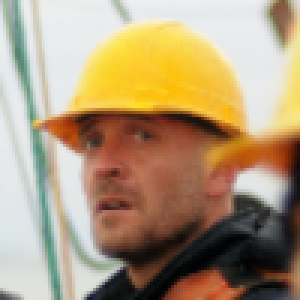
#> input picture HelmetDetection2/Datasets/original_helmet/10.png, 100 x 100 px, found by its file name (shown 3 times larger); its folder holds only this picture in this run
$ jupyter execute --allow-errors 3.ImageAugmentation.ipynb
#> lines starting #> are read from the running program, lines starting #| are printed output that depends on the picture
데이터 뻥튀기
이미지를 조금씩 꺾고 머 그러는 것임

[cell 1]
import cv2 as cv
import copy
import numpy as np
import os
import matplotlib.pyplot as plt

[cell 2]
def Rotate(ResultImage, angle):
	ResultImage = copy.deepcopy(ResultImage)
	image_center = tuple(np.array(ResultImage.shape[1::-1]) / 2)
	rot_mat = cv.getRotationMatrix2D(image_center, angle, 1.0)
	ResultImage = cv.warpAffine(ResultImage, rot_mat, ResultImage.shape[1::-1], flags=cv.INTER_LINEAR)
	return ResultImage

[cell 3]
TargetPos = r'E:\GithubProjects\KagglePractice\HelmetDetection2\Datasets\original_helmet'
SavePos = r'E:\GithubProjects\KagglePractice\HelmetDetection2\Datasets\helmet'
ImageList = np.array([cv.imread(f"{TargetPos}/{file}") for file in os.listdir(TargetPos)])

[cell 4]
plt.imshow(cv.cvtColor(ImageList[0], cv.COLOR_BGR2RGB))

[cell 5]
RotateList = [i+1 for i in range(20)] + [i-20 for i in range(20)]

[cell 6]
OutputImage = []

for Image in ImageList:
	for RotateAngle in RotateList:
		OutputImage.append(Rotate(Image, RotateAngle))
#> this loop made 1 pass
#> pass 1, in Rotate, `ResultImage = cv.warpAffine(ResultImage, rot_mat, ResultImage.shape[1:..`:
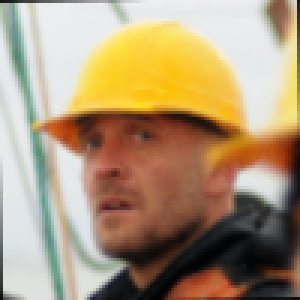
#> ResultImage: shape (100, 100, 3) (shown 3 times larger); mean B, G, R 120.2, 151.3, 173.3
#> pass 1, in Rotate (call 2), `ResultImage = cv.warpAffine(ResultImage, rot_mat, ResultImage.shape[1:..`:
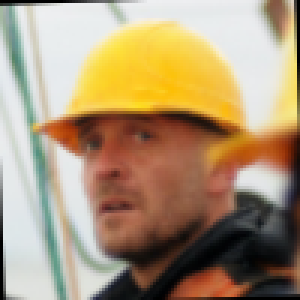
#> ResultImage: shape (100, 100, 3) (shown 3 times larger); mean B, G, R 118.9, 150, 171.8
#> pass 1, in Rotate (call 3), `ResultImage = cv.warpAffine(ResultImage, rot_mat, ResultImage.shape[1:..`:
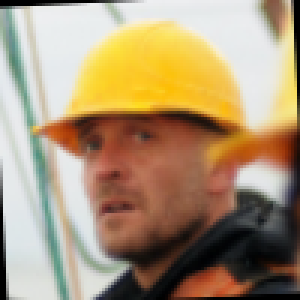
#> ResultImage: shape (100, 100, 3) (shown 3 times larger); mean B, G, R 117.7, 148.7, 170.5
#> pass 1, in Rotate (call 4), `ResultImage = cv.warpAffine(ResultImage, rot_mat, ResultImage.shape[1:..`:
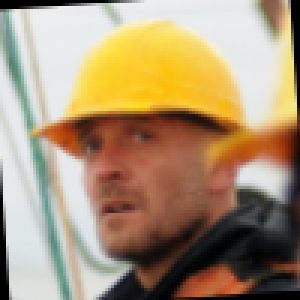
#> ResultImage: shape (100, 100, 3) (shown 3 times larger); mean B, G, R 116.5, 147.4, 169.2
#> after the loop, OutputImage = 40 items

[cell 7]
Index = 0
#> Index = 0
for Image in OutputImage:
	cv.imwrite(fr"{SavePos}\{Index}.png", Image)
	Index += 1
	print(f"\r{Index} / {len(OutputImage)}",end="")
#> this loop made 40 passes
#| 1 / 40
#| 2 / 40
#| 3 / 40
#| 4 / 40
#| 5 / 40
#| 6 / 40
#| 7 / 40
#| 8 / 40
#> (further printed lines are left out)
#> after the loop, Index = 40

[cell 8]
TargetPos = r'E:\GithubProjects\KagglePractice\HelmetDetection2\Datasets\original_without_helmet'
SavePos = r'E:\GithubProjects\KagglePractice\HelmetDetection2\Datasets\without_helmet'
#> (the rest of this cell did not finish here and is left out)

[cell 9]
OutputImage = []

for Image in ImageList:
	for RotateAngle in RotateList:
		OutputImage.append(Rotate(Image, RotateAngle))
#> this loop made 1 pass
#> pass 1, in Rotate (call 45), `ResultImage = cv.warpAffine(ResultImage, rot_mat, ResultImage.shape[1:..`:
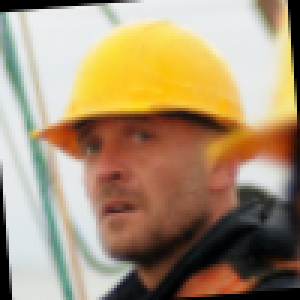
#> ResultImage: shape (100, 100, 3) (shown 3 times larger); mean B, G, R 115.4, 146.2, 168
#> pass 1, in Rotate (call 46), `ResultImage = cv.warpAffine(ResultImage, rot_mat, ResultImage.shape[1:..`:
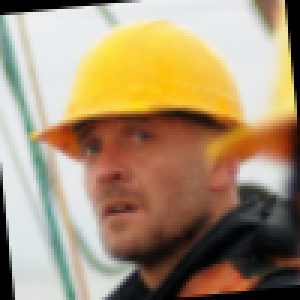
#> ResultImage: shape (100, 100, 3) (shown 3 times larger); mean B, G, R 114.3, 145.1, 166.9
#> pass 1, in Rotate (call 47), `ResultImage = cv.warpAffine(ResultImage, rot_mat, ResultImage.shape[1:..`:
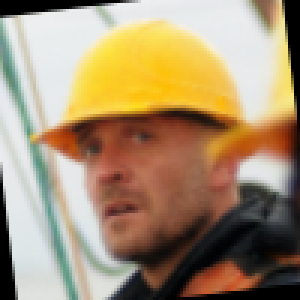
#> ResultImage: shape (100, 100, 3) (shown 3 times larger); mean B, G, R 113.3, 144.1, 165.8
#> pass 1, in Rotate (call 48), `ResultImage = cv.warpAffine(ResultImage, rot_mat, ResultImage.shape[1:..`:
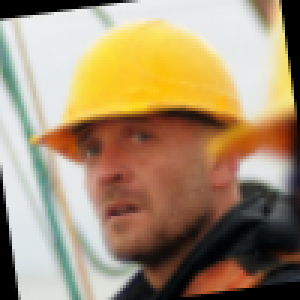
#> ResultImage: shape (100, 100, 3) (shown 3 times larger); mean B, G, R 112.3, 143.1, 164.8

[cell 10]
Index = 0
#> Index = 0
for Image in OutputImage:
	cv.imwrite(fr"{SavePos}\{Index}.png", Image)
	Index += 1
	print(f"\r{Index} / {len(OutputImage)}",end="")
#> after the loop, Index = 40

$ run again, on HelmetDetection2/Datasets/original_helmet/31.png
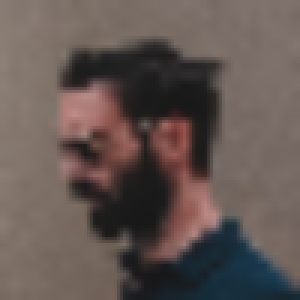
#> input picture HelmetDetection2/Datasets/original_helmet/31.png, 100 x 100 px, found by its file name (shown 3 times larger)
#> the loop `for Image in ImageList:` made 1 pass
#> after the loop `for Image in ImageList:`: OutputImage = 40 items
#> `Index = 0`: Index = 0
#> the loop `for Image in OutputImage:` made 40 passes
#| 1 / 40
#| 2 / 40
#| 3 / 40
#| 4 / 40
#| 5 / 40
#> (further printed lines are left out)
#> after the loop `for Image in OutputImage:`: Index = 40
#> the loop `for Image in ImageList:` made 1 pass
#> pass 1, in Rotate (call 46), `ResultImage = cv.warpAffine(ResultImage, rot_mat, ResultImage.shape[1:..`:
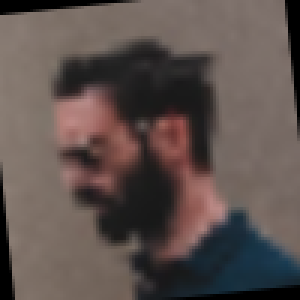
#> ResultImage: shape (100, 100, 3) (shown 3 times larger); mean B, G, R 77.5, 81.2, 93.4
#> pass 1, in Rotate (call 48), `ResultImage = cv.warpAffine(ResultImage, rot_mat, ResultImage.shape[1:..`:
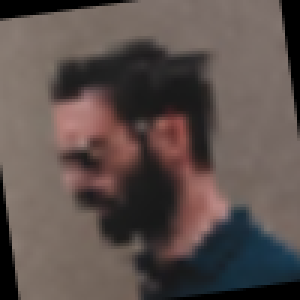
#> ResultImage: shape (100, 100, 3) (shown 3 times larger); mean B, G, R 76.1, 79.8, 91.8
#> `Index = 0`: Index = 0
#> after the loop `for Image in OutputImage:`: Index = 40

$ run again, on HelmetDetection2/Datasets/original_helmet/32.png
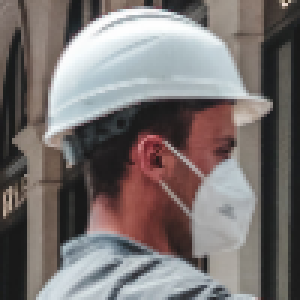
#> input picture HelmetDetection2/Datasets/original_helmet/32.png, 100 x 100 px, found by its file name (shown 3 times larger)
#> the loop `for Image in ImageList:` made 1 pass
#> after the loop `for Image in ImageList:`: OutputImage = 40 items
#> `Index = 0`: Index = 0
#> the loop `for Image in OutputImage:` made 40 passes
#| 1 / 40
#| 2 / 40
#| 3 / 40
#| 4 / 40
#| 5 / 40
#> (further printed lines are left out)
#> after the loop `for Image in OutputImage:`: Index = 40
#> the loop `for Image in ImageList:` made 1 pass
#> pass 1, in Rotate (call 47), `ResultImage = cv.warpAffine(ResultImage, rot_mat, ResultImage.shape[1:..`:
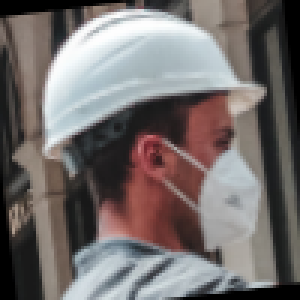
#> ResultImage: shape (100, 100, 3) (shown 3 times larger); mean B, G, R 107.8, 109, 115.4
#> pass 1, in Rotate (call 48), `ResultImage = cv.warpAffine(ResultImage, rot_mat, ResultImage.shape[1:..`:
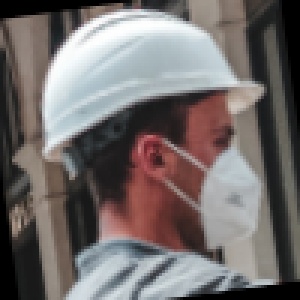
#> ResultImage: shape (100, 100, 3) (shown 3 times larger); mean B, G, R 107.3, 108.4, 114.8
#> `Index = 0`: Index = 0
#> after the loop `for Image in OutputImage:`: Index = 40
